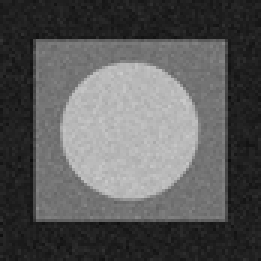
%> input picture HW3/test-pattern1.tif, 87 x 87 px, shrunk from 604 x 604 before the run (shown 3 times larger)
$ octave Zoom8_activity.m   (GNU Octave 9; MATLAB toolbox functions it lacks are replaced by stand-ins)
%> lines starting %> are read from the running program, lines starting %| are printed output that depends on the picture
% Zoom 8 activity
% Load images - Inspect histogram, FFT, etc.
% Choose filter for each case

%% Image 1 - test-pattern1.tif
clear; clc; close;

% Can look at original for a comparison point
% figure; imshow(im2double(imread('test-pattern.tif')));

% Load image, convert to double, get size of image
pattern = im2double(imread('test-pattern1.tif'));
%> pattern: size 87x87 double; min 0.0471, max 0.792, mean 0.351
[M,N] = size(pattern);
%> M = 87; N = 87

% Look at image histogram
figure; imshow(pattern)
figure; imhist(pattern)
%> after `imhist(pattern)`:
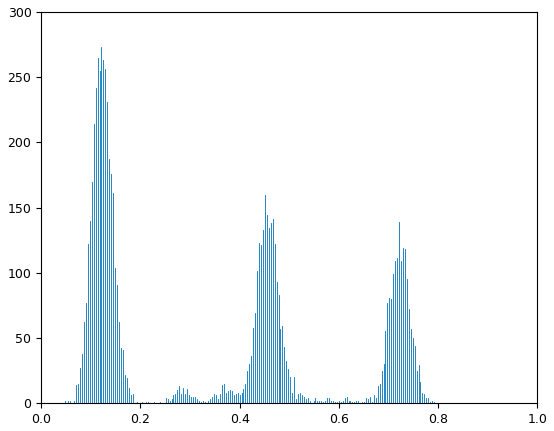
%> figure redrawn from the program's plot data; highest point at x = 0.122, y = 273

% Look at the FFT
pattern_fft = fftshift(fft2(pattern));
disp_fft = mat2gray(log(abs(pattern_fft)+1));
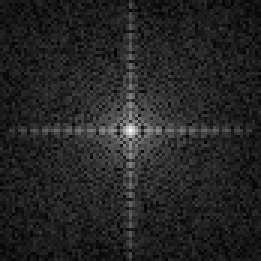
%> disp_fft: size 87x87 double (shown 3 times larger); min 0, max 1, mean 0.143
figure; imshow(disp_fft);

% Try an averaging filter and median filter
pattern_avg = pattern;
pattern_med = pattern;

% Iterate through all rows and columns to get mean and median
% Note: started with 3x3 but revised to 5x5
for i = 3:(M-2)
    for j = 3:(N-2)
        pattern_avg(i,j) = mean(mean(pattern((i-2):(i+2),(j-2):(j+2))));
        pattern_med(i,j) = median(median(pattern((i-2):(i+2),(j-2):(j+2))));

    end
end
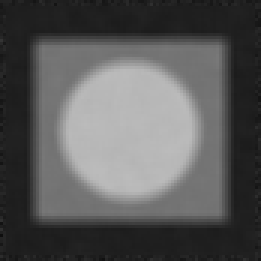
%> pattern_avg: size 87x87 double (shown 3 times larger); min 0.0549, max 0.737, mean 0.351

figure; imshow(pattern_avg);
figure; imshow(pattern_med);
% Note: Mean filter appears to work better for this image


%% Image 2 - test-pattern1.tif
clear; clc; close;

% Load image -- convert to double
xray = im2double(imread('dentalXray.tif'));
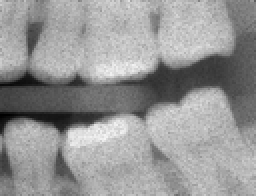
%> input picture HW3/dentalXray.tif, 128 x 98 px, shrunk from 888 x 680 before the run (shown 2 times larger)
%> xray: size 98x128 double; min 0, max 0.961, mean 0.589
[M,N] = size(xray);
%> M = 98; N = 128

% Look at image histogram
figure; imshow(xray)
figure; imhist(xray)
%> after `imhist(xray)`:
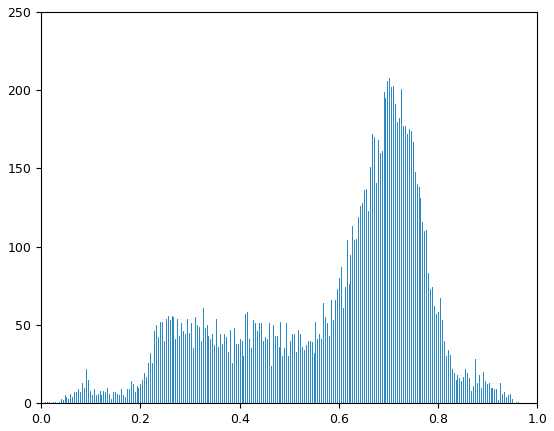
%> figure redrawn from the program's plot data; highest point at x = 0.702, y = 208

% Look at the FFT
xray_fft = fftshift(fft2(xray));
disp_fft = mat2gray(log(abs(xray_fft)+1));
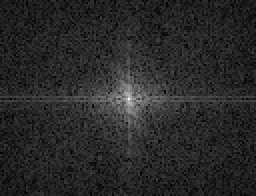
%> disp_fft: size 98x128 double (shown 2 times larger); min 0, max 1, mean 0.163
figure; imshow(disp_fft);

% Try an averaging filter and median filter
xray_avg = xray;
xray_med = xray;

% Iterate through all rows and columns to get mean and median
% Note: started with 3x3 but revised to 5x5
for i = 3:(M-2)
    for j = 3:(N-2)
        xray_avg(i,j) = mean(mean(xray((i-2):(i+2),(j-2):(j+2))));
        xray_med(i,j) = median(median(xray((i-2):(i+2),(j-2):(j+2))));

    end
end
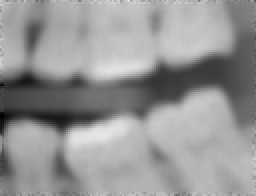
%> xray_avg: size 98x128 double (shown 2 times larger); min 0, max 0.903, mean 0.589

figure; imshow(xray_avg);
figure; imshow(xray_med);

% Note: Median filter appears to work better (salt and pepper noise)
